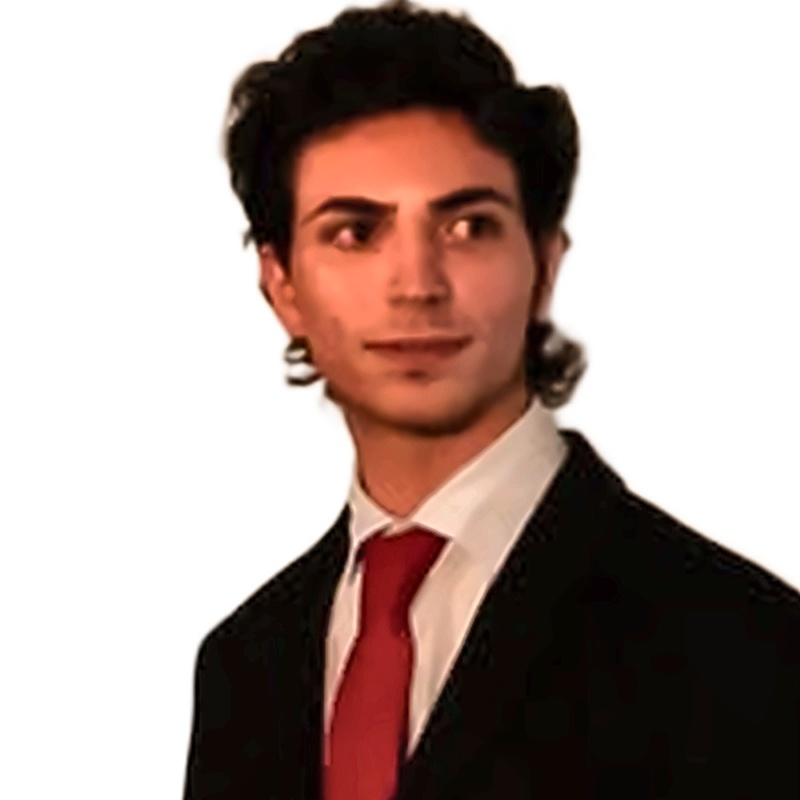
#> input picture data/target.jpg, 800 x 800 px
$ python evolve_avatar.py
#> lines starting #> are read from the running program, lines starting #| are printed output that depends on the picture
### src/ga.py
import time
import numpy as np
from src.renderer import render
from src.fitness import rmse_fitness
from src.config import (
    NUM_TRIANGLES, GENES_PER_TRIANGLE,
    POP_SIZE, N_GENERATIONS, CROSSOVER_RATE,
    MUTATION_RATE, MUTATION_SIGMA, ELITISM_RATIO, SEED,
)


def random_individual(rng: np.random.Generator) -> np.ndarray:
    """Return a (NUM_TRIANGLES, 10) array of random genes in [0, 1]."""
    return rng.random((NUM_TRIANGLES, GENES_PER_TRIANGLE))


# [16 lines left out: function random_individual_smart, not called in this run]


def initialize_population(
    pop_size: int,
    target: np.ndarray,
    rng: np.random.Generator,
    smart_ratio: float = 0.5
) -> list[np.ndarray]:
    """Build the initial population mixing smart and random chromosomes."""
    n_smart = int(pop_size * smart_ratio)
    population = []
    for i in range(pop_size):
        if i < n_smart:
            population.append(random_individual_smart(rng, target))
        else:
            population.append(random_individual(rng))
    return population


# [25 lines left out: function tournament_selection, not called in this run]


def select_parents(population, fitnesses, n_parents, tournament_k, rng):
    """Creates a mating pool of parents using tournament selection."""
    return [tournament_selection(population, fitnesses, tournament_k, rng) for _ in range(n_parents)]


# [35 lines left out: functions gaussian_mutation, uniform_crossover, not called in this run]


def evaluate_population(population, target, fitness_fn=rmse_fitness):
    """Render every individual and score it against the target image."""
    return np.array([fitness_fn(render(ind), target) for ind in population])


def run_ga(
    target_image: np.ndarray,
    pop_size: int = POP_SIZE,
    n_generations: int = N_GENERATIONS,
    fitness_fn=rmse_fitness,
    crossover_rate: float = CROSSOVER_RATE,
    mutation_rate: float = MUTATION_RATE,
    mutation_sigma: float = MUTATION_SIGMA,
    elitism_ratio: float = ELITISM_RATIO,
    tournament_k: int = 5,
    smart_ratio: float = 0.5,
    seed: int = SEED,
    verbose: bool = True,
    adaptive_mutation: bool = False,
    mutation_sigma_min: float = 0.01,
    snapshot_generations: list = None
) -> dict:
    """Run the full GA loop with elitism, crossover, and mutation.

    Supports adaptive mutation (sigma decay), diversity tracking, and snapshots.
    """
    start_time = time.time()
    rng = np.random.default_rng(seed)
    snapshot_set = set(snapshot_generations) if snapshot_generations else set()
    population = initialize_population(pop_size, target_image, rng, smart_ratio)
    fitnesses = evaluate_population(population, target_image, fitness_fn)

    n_elite = max(1, int(pop_size * elitism_ratio))
    fitness_history: list[float] = []
    diversity_history: list[float] = []
    sigma_history: list[float] = []
    snapshots: dict[int, np.ndarray] = {}

    best_idx = int(np.argmin(fitnesses))
    best_ever_fitness = float(fitnesses[best_idx])
    best_ever_individual = population[best_idx].copy()

    log_interval = max(1, n_generations // 10)

    try:
        for gen in range(n_generations):
            # Adaptive mutation: linear decay of sigma
            if adaptive_mutation:
                progress = gen / max(n_generations - 1, 1)
                current_sigma = mutation_sigma + (mutation_sigma_min - mutation_sigma) * progress
            else:
                current_sigma = mutation_sigma

            sigma_history.append(current_sigma)

            # Elitism: carry over the best individuals and their fitnesses
            elite_indices = np.argpartition(fitnesses, n_elite)[:n_elite]
            next_population = [population[i].copy() for i in elite_indices]
            next_fitnesses = [fitnesses[i] for i in elite_indices]

            # Fill the rest with offspring
            offspring = []
            while len(next_population) + len(offspring) < pop_size:
                p1 = tournament_selection(population, fitnesses, tournament_k, rng)
                p2 = tournament_selection(population, fitnesses, tournament_k, rng)

                if rng.random() < crossover_rate:
                    c1, c2 = uniform_crossover(p1, p2, rng)
                else:
                    c1, c2 = p1.copy(), p2.copy()

                c1 = gaussian_mutation(c1, mutation_rate, current_sigma, rng)
                c2 = gaussian_mutation(c2, mutation_rate, current_sigma, rng)

                offspring.append(c1)
                offspring.append(c2)

            # Ensure population size remains exactly at pop_size by discarding the last if it exceeds
            if len(next_population) + len(offspring) > pop_size:
                offspring = offspring[:pop_size - len(next_population)]

            # Evaluate only the new offspring
            offspring_fitnesses = evaluate_population(offspring, target_image, fitness_fn)

            # Combine into new generation
            population = next_population + offspring
            fitnesses = np.concatenate([next_fitnesses, offspring_fitnesses])

            # Track global best
            best_idx = int(np.argmin(fitnesses))
            gen_best_fitness = float(fitnesses[best_idx])
            fitness_history.append(gen_best_fitness)

            if gen_best_fitness < best_ever_fitness:
                best_ever_fitness = gen_best_fitness
                best_ever_individual = population[best_idx].copy()

            # Diversity: average standard deviation of genes across population
            diversity_history.append(float(np.stack(population).std(axis=0).mean()))

            # Snapshot of the best individual
            if (gen + 1) in snapshot_set:
                snapshots[gen + 1] = render(best_ever_individual)

            if verbose and (gen + 1) % log_interval == 0:
                print(
                    f"  Gen {gen + 1:>5d}/{n_generations}  "
                    f"|  Best fitness: {best_ever_fitness:.4f}  "
                    f"|  sigma: {current_sigma:.4f}  "
                    f"|  Diversity: {diversity_history[-1]:.4f}"
                )
    except KeyboardInterrupt:
        print("\nGA interrupted by user. Returning current best.")

    return {
        "best_individual": best_ever_individual,
        "best_fitness": best_ever_fitness,
        "fitness_history": fitness_history,
        "diversity_history": diversity_history,
        "sigma_history": sigma_history,
        "snapshots": snapshots,
        "final_population": population,
        "final_fitnesses": fitnesses,
        "elapsed_time": time.time() - start_time,
    }

### src/renderer.py
import numpy as np

from src.config import GRID, PALETTE

_PALETTE_ARR = np.array(PALETTE, dtype=np.uint8)
_K = len(PALETTE)


def render(chromosome, width: int = GRID, height: int = GRID) -> np.ndarray:
    """Render a chromosome as a grid of palette-coloured squares.

    Parameters
    ----------
    chromosome : np.ndarray
        (GRID*GRID, 1) array of genes in [0, 1]. Each gene is quantised
        to one of the palette colours.
    width, height : int
        Output size in pixels (nearest-neighbour upscale of the grid).

    Returns
    -------
    np.ndarray
        (height, width, 3) uint8 RGB image.
    """
    idx = np.minimum((chromosome[:, 0] * _K).astype(int), _K - 1)
    img = _PALETTE_ARR[idx].reshape(GRID, GRID, 3)
    if width == GRID and height == GRID:
        return img
    reps_y, reps_x = height // GRID, width // GRID
    return np.repeat(np.repeat(img, reps_y, axis=0), reps_x, axis=1)

### evolve_avatar.py
"""Evolve a pixel-art reconstruction of my profile photo with the CIFO GA.

Same evolutionary engine as our CIFO course project (genetic art with
triangles on Girl with a Pearl Earring); the representation here is a
24x24 grid of squares restricted to my CV colour palette.
Run:  python evolve_avatar.py
"""
from pathlib import Path

import numpy as np
from PIL import Image

from src.ga import run_ga
from src.renderer import render
from src.config import GRID, POP_SIZE, N_GENERATIONS, MUTATION_RATE, MUTATION_SIGMA, SEED

HERE = Path(__file__).parent
TARGET_SRC = HERE / "data" / "target.jpg"
OUT = HERE / "outputs"
OUT.mkdir(exist_ok=True)

SNAPSHOTS = [1, 2, 3, 5, 8, 12, 20, 30, 50, 75, 100, 150, 200, 300, 450, 650, 1000]


def load_target() -> np.ndarray:
    img = Image.open(TARGET_SRC).convert("RGB")
#> img is the input picture: PIL image 800x800 RGB; mean R, G, B 174.4, 156.7, 151.4
    w, h = img.size
#> w = 800; h = 800
    side = min(w, h)
#> side = 800
    img = img.crop(((w - side) // 2, (h - side) // 2,
                    (w + side) // 2, (h + side) // 2))
    img = img.resize((GRID, GRID), Image.LANCZOS)
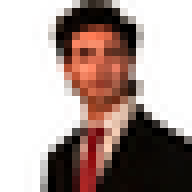
#> img: PIL image 24x24 RGB (shown 8 times larger); mean R, G, B 173.5, 155.9, 150.7
    img.resize((800, 800), Image.NEAREST).save(OUT / "target_grid_preview.png")
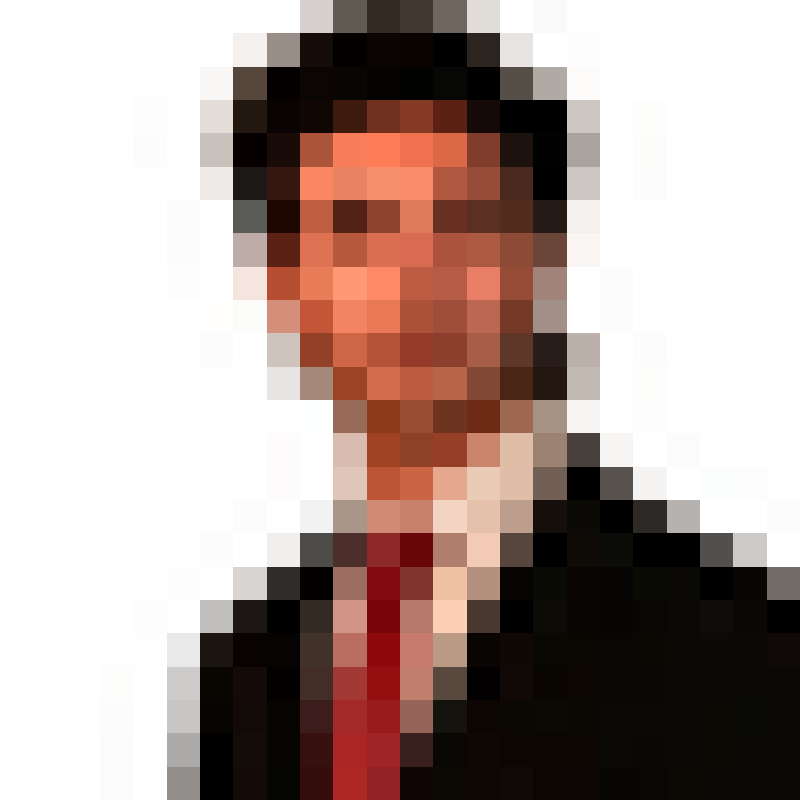
#> saved as target_grid_preview.png: PIL image 800x800 RGB; mean R, G, B 173.5, 155.9, 150.7
    return np.array(img)


def to_800(arr: np.ndarray) -> Image.Image:
    return Image.fromarray(arr).resize((800, 800), Image.NEAREST)


def save_outputs(result: dict) -> None:
    best = result["best_individual"]
    np.save(OUT / "best_individual.npy", best)
    to_800(render(best)).save(OUT / "avatar_800.png")
    np.savetxt(OUT / "fitness_history.csv",
               np.array(result["fitness_history"]), fmt="%.6f")

    frames = [to_800(result["snapshots"][g]).resize((320, 320), Image.NEAREST)
              for g in sorted(result["snapshots"])]
    if frames:
        # segura o ultimo frame mais tempo
        frames[0].save(OUT / "evolution.gif", save_all=True,
                       append_images=frames[1:] + [frames[-1]] * 4,
                       duration=350, loop=0)
    print(f"best_fitness={result['best_fitness']:.4f} "
          f"elapsed={result['elapsed_time']:.0f}s")


if __name__ == "__main__":
    target = load_target()
    result = run_ga(
        target_image=target,
        pop_size=POP_SIZE,
        n_generations=N_GENERATIONS,
        mutation_rate=MUTATION_RATE,
        mutation_sigma=MUTATION_SIGMA,
        smart_ratio=0.0,          # smart init amostrava cores; nao se aplica a paleta discreta
        seed=SEED,
        snapshot_generations=SNAPSHOTS,
    )
#> after the loop in initialize_population, `for i in range(pop_size):`: population = 200 items
#> (the run stopped early here; a loop or call above may not have finished)
